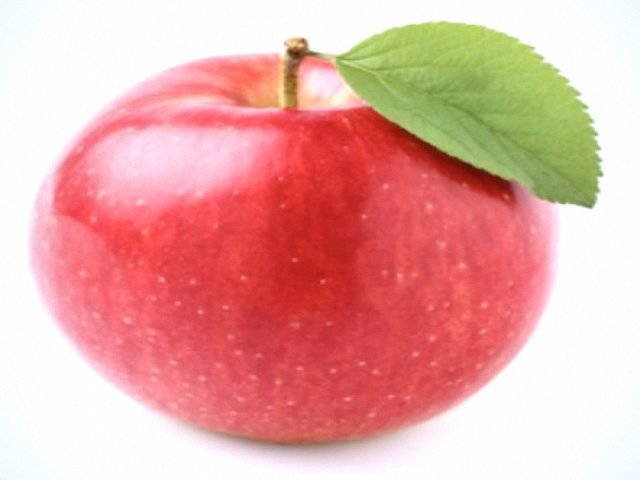
#> input picture backend/app/data/public_benchmarks/esp32_cam_benchmark/esp32_fresh_apple.jpg, 640 x 480 px
$ python -i train_from_public_benchmarks.py   (imports and definitions only)   (older library calls are emulated)
#> lines starting #> are read from the running program, lines starting #| are printed output that depends on the picture; after the words box and inside, x2 and y2 are one past the last pixel; in counts of white or black regions, pixels touching at a corner belong together
#> further down, picture is the input picture: shape (480, 640, 3); mean B, G, R 165.6, 170.7, 231.5
"""
Training Pipeline on Public Research Benchmarks
Project: J26-IT-333 (AI + IoT-Based Smart Restaurant Management System)
Component 3: AI-Based Multi-Modal Food Spoilage Prediction & Quality Assessment
Author: Maddumage M. S. (IT23348820)

Trains on:
1. Public Computer Vision Benchmark: Fruit Freshness Detection Dataset (3,202 real images, 9 classes)
2. Public IoT Sensor Benchmark: UCI Gas Sensors for Home Activity Monitoring (Dataset 362)
"""

import os
import csv
import json
import time
import xml.etree.ElementTree as ET
import numpy as np
import cv2
import joblib
from sklearn.model_selection import train_test_split
from sklearn.ensemble import RandomForestClassifier, RandomForestRegressor
from sklearn.preprocessing import StandardScaler
from sklearn.metrics import accuracy_score, f1_score, r2_score, mean_squared_error, classification_report
import xgboost as xgb

def extract_visual_features(img_bgr):
    """Extracts a 28-dimensional multi-domain visual feature vector from an actual image."""
    img_resized = cv2.resize(img_bgr, (160, 160))
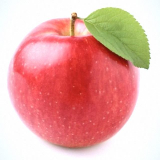
#> img_resized: shape (160, 160, 3); mean B, G, R 165.8, 170.9, 231.6
    rgb = cv2.cvtColor(img_resized, cv2.COLOR_BGR2RGB)
    hsv = cv2.cvtColor(img_resized, cv2.COLOR_BGR2HSV)
#> hsv: shape (160, 160, 3); mean H, S, V 83.7, 85.2, 234.7
    lab = cv2.cvtColor(img_resized, cv2.COLOR_BGR2LAB)
#> lab: shape (160, 160, 3); mean of channels 0, 1, 2 196.3, 150.4, 143.4
    gray = cv2.cvtColor(img_resized, cv2.COLOR_BGR2GRAY)
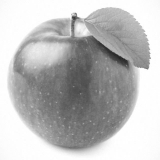
#> gray: shape (160, 160); min 37, max 255, mean 188.5

    # 1. Color channel moments
    r_mean, g_mean, b_mean = np.mean(rgb[:, :, 0]), np.mean(rgb[:, :, 1]), np.mean(rgb[:, :, 2])
#> r_mean = 231.6; g_mean = 170.9; b_mean = 165.8
    r_std, g_std, b_std = np.std(rgb[:, :, 0]), np.std(rgb[:, :, 1]), np.std(rgb[:, :, 2])
#> r_std = 31.75; g_std = 78.52; b_std = 80.6
    h_mean, s_mean, v_mean = np.mean(hsv[:, :, 0]), np.mean(hsv[:, :, 1]), np.mean(hsv[:, :, 2])
#> h_mean = 83.73; s_mean = 85.15; v_mean = 234.7
    h_std, s_std, v_std = np.std(hsv[:, :, 0]), np.std(hsv[:, :, 1]), np.std(hsv[:, :, 2])
#> h_std = 79.15; s_std = 75.5; v_std = 26.54
    l_mean, a_mean, b_lab_mean = np.mean(lab[:, :, 0]), np.mean(lab[:, :, 1]), np.mean(lab[:, :, 2])
#> l_mean = 196.3; a_mean = 150.4; b_lab_mean = 143.4

    # 2. Browning & Chlorophyll degradation indices
    total_pixels = 160 * 160
    browning_mask = (rgb[:, :, 0] > 70) & (rgb[:, :, 0] < 190) & \
                    (rgb[:, :, 1] > 40) & (rgb[:, :, 1] < 140) & \
                    (rgb[:, :, 2] < 90)
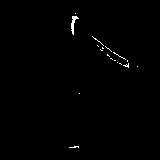
#> browning_mask: shape (160, 160) bool; 0.57% white in thin lines or dots, all inside (x1, y1, x2, y2) = (69, 13, 138, 148)
    browning_index = float(np.sum(browning_mask) / total_pixels * 100.0)
#> browning_index = 0.57

    green_mask = (rgb[:, :, 1] > rgb[:, :, 0] * 1.1) & (rgb[:, :, 1] > rgb[:, :, 2] * 1.1)
#> green_mask: shape (160, 160) bool; 9% white; 1 white region, box (x1, y1, x2, y2) and area: (84, 8, 150, 69) 2314
    green_ratio = float(np.sum(green_mask) / total_pixels * 100.0)
#> green_ratio = 9.04

    # 3. Mould & necrotic lesion mask
    mould_mask = ((rgb[:, :, 1] > rgb[:, :, 0] * 1.15) & (rgb[:, :, 1] > 65) & (rgb[:, :, 0] < 135)) | \
                 ((np.abs(rgb[:, :, 0].astype(int) - rgb[:, :, 1].astype(int)) < 15) & (v_mean > 190)) | \
                 ((v_mean < 45) & (np.abs(rgb[:, :, 0].astype(int) - rgb[:, :, 1].astype(int)) < 12))
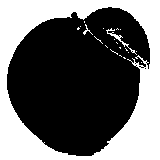
#> mould_mask: shape (160, 160) bool; 39.6% white; 21 white regions (18 under 20 px), largest, box (x1, y1, x2, y2) and area: (0, 0, 160, 160) 9952, (106, 28, 137, 55) 98, (83, 24, 93, 35) 27
    mould_coverage = float(np.sum(mould_mask) / total_pixels * 100.0)
#> mould_coverage = 39.58

    # 4. Texture & Edge density
    sobelx = cv2.Sobel(gray, cv2.CV_64F, 1, 0, ksize=3)
    sobely = cv2.Sobel(gray, cv2.CV_64F, 0, 1, ksize=3)
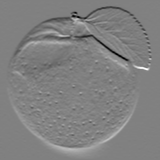
#> sobely: shape (160, 160) float64; min -494, max 484, mean 0; drawn with min black and max white
    grad_mag = np.sqrt(sobelx**2 + sobely**2)
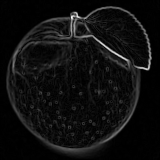
#> grad_mag: shape (160, 160) float64; min 0, max 633.8, mean 38.4; drawn with min black and max white
    gradient_mean = float(np.mean(grad_mag))
#> gradient_mean = 38.39
    gradient_std = float(np.std(grad_mag))
#> gradient_std = 56.93

    edges = cv2.Canny(gray, 50, 150)
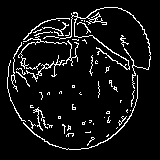
#> edges: shape (160, 160); 7.5% white in thin lines or dots, all inside (x1, y1, x2, y2) = (7, 7, 151, 150)
    edge_density = float(np.sum(edges > 0) / total_pixels * 100.0)
#> edge_density = 7.52

    # 5. Hu Moments
    moments = cv2.moments(gray)
#> moments = moments, m00 4825824, centre m10/m00, m01/m00 = (79.02, 78.71)
    hu = cv2.HuMoments(moments).flatten()
#> hu = [0.00103, 8.79e-10, 6.15e-13, 5.32e-13, -2.53e-25, 7.65e-18, -1.7e-25]
    log_hu = -np.sign(hu) * np.log10(np.abs(hu) + 1e-10)
#> log_hu = [2.99, 9.01, 10, 10, -10, 10, -10]

    return np.array([
        r_mean, g_mean, b_mean, r_std, g_std, b_std,
        h_mean, s_mean, v_mean, h_std, s_std, v_std,
        l_mean, a_mean, b_lab_mean,
        browning_index, green_ratio, mould_coverage,
        gradient_mean, gradient_std, edge_density,
        log_hu[0], log_hu[1], log_hu[2], log_hu[3], log_hu[4], log_hu[5], log_hu[6]
    ], dtype=np.float32)

# [250 lines left out: functions train_cv_on_public_images, train_iot_on_uci_gas_benchmark, run_all, not called in this run]

# [2 lines not run here, left out]

>>> import cv2
>>> picture = cv2.imread('../data/public_benchmarks/esp32_cam_benchmark/esp32_fresh_apple.jpg')
>>> result = extract_visual_features(picture)
#> result = 28 values, max 234.7 at index 8, min -10 at index 25, mean 71.72

$ run again, on backend/app/data/public_benchmarks/robustness_test_suite/reflection_fresh_orange.jpg
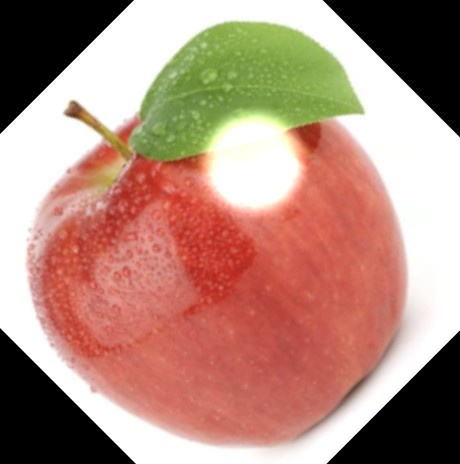
#> input picture backend/app/data/public_benchmarks/robustness_test_suite/reflection_fresh_orange.jpg, 460 x 464 px
#> picture is the input picture: shape (464, 460, 3); mean B, G, R 124.9, 139.1, 178
#> hsv: shape (160, 160, 3); mean H, S, V 10.3, 72.5, 180.9
#> lab: shape (160, 160, 3); mean of channels 0, 1, 2 154.9, 141.5, 143
#> r_mean = 177.9; g_mean = 139; b_mean = 124.8
#> r_std = 87.86; g_std = 90.09; b_std = 92.13
#> h_mean = 10.32; s_mean = 72.53; v_mean = 180.9
#> h_std = 23.12; s_std = 71.29; v_std = 86.96
#> l_mean = 154.9; a_mean = 141.5; b_lab_mean = 143
#> in extract_visual_features, `browning_mask = (rgb[:, :, 0] > 70) & (rgb[:, :, 0] < 190) & \ (rgb[:,..`:
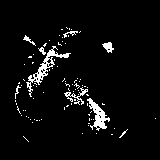
#> browning_mask: shape (160, 160) bool; 4.6% white; 89 white regions (81 under 20 px), largest, box (x1, y1, x2, y2) and area: (26, 46, 71, 97) 376, (87, 98, 110, 131) 291, (64, 87, 88, 105) 118
#> browning_index = 4.63
#> green_mask: shape (160, 160) bool; 9% white; 1 white region, box (x1, y1, x2, y2) and area: (46, 7, 126, 55) 2294
#> green_ratio = 8.96
#> mould_mask: shape (160, 160) bool; 4.9% white; 8 white regions (7 under 20 px), largest, box (x1, y1, x2, y2) and area: (46, 14, 118, 54) 1237
#> mould_coverage = 4.89
#> gradient_mean = 59.71
#> gradient_std = 138.9
#> in extract_visual_features, `edges = cv2.Canny(gray, 50, 150)`:
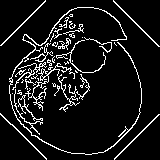
#> edges: shape (160, 160); 9.5% white in thin lines or dots
#> edge_density = 9.45
#> moments = moments, m00 3814546, centre m10/m00, m01/m00 = (80.08, 76.18)
#> hu = [0.000996, 1.18e-09, 1.25e-12, 3.59e-12, 7.19e-24, -1.22e-16, 2.42e-24]
#> log_hu = [3, 8.89, 9.99, 9.98, 10, -10, 10]
#> result = 28 values, max 180.9 at index 8, min -10 at index 26, mean 66.6

$ run again, on backend/app/data/public_benchmarks/strawberry_mould_benchmark/aardbei_botrytis.jpg
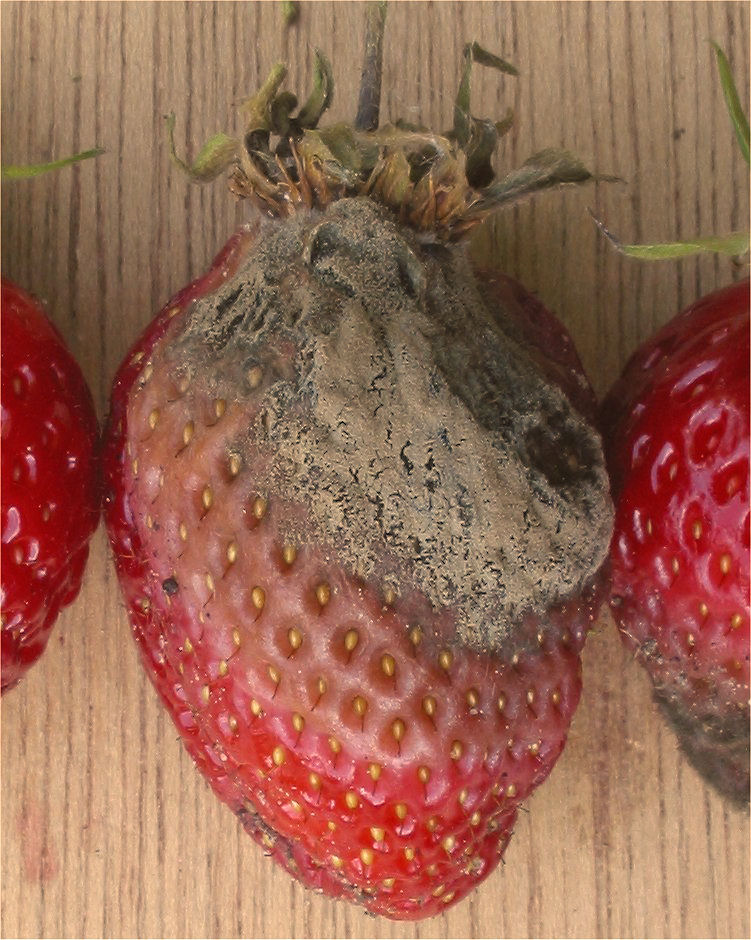
#> input picture backend/app/data/public_benchmarks/strawberry_mould_benchmark/aardbei_botrytis.jpg, 751 x 940 px
#> picture is the input picture: shape (940, 751, 3); mean B, G, R 81.8, 101.7, 149.6
#> hsv: shape (160, 160, 3); mean H, S, V 25.8, 118.4, 149.2
#> lab: shape (160, 160, 3); mean of channels 0, 1, 2 122, 144.2, 148.2
#> r_mean = 149.2; g_mean = 101.3; b_mean = 81.43
#> r_std = 44.55; g_std = 45.01; b_std = 35.59
#> h_mean = 25.82; s_mean = 118.4; v_mean = 149.2
#> h_std = 46.34; s_std = 42.21; v_std = 44.55
#> l_mean = 122; a_mean = 144.2; b_lab_mean = 148.2
#> in extract_visual_features, `browning_mask = (rgb[:, :, 0] > 70) & (rgb[:, :, 0] < 190) & \ (rgb[:,..`:
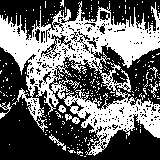
#> browning_mask: shape (160, 160) bool; 40.4% white; 261 white regions (254 under 20 px), largest, box (x1, y1, x2, y2) and area: (0, 1, 160, 156) 9461, (65, 114, 80, 124) 69, (0, 102, 12, 119) 67
#> browning_index = 40.45
#> green_mask: shape (160, 160) bool; every value is 0
#> green_ratio = 0
#> gradient_mean = 85.8
#> gradient_std = 65.75
#> in extract_visual_features, `edges = cv2.Canny(gray, 50, 150)`:
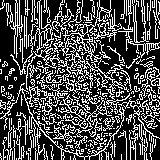
#> edges: shape (160, 160); 30.2% white in thin lines or dots
#> edge_density = 30.17
#> moments = moments, m00 2903143, centre m10/m00, m01/m00 = (77.08, 84.43)
#> hu = [0.00159, 2.25e-08, 3.32e-11, 2.08e-11, -1.47e-22, 1.93e-15, -5.26e-22]
#> log_hu = [2.8, 7.65, 9.88, 9.92, -10, 10, -10]
#> result = 28 values, max 149.2 at index 8, min -10 at index 25, mean 55.02
